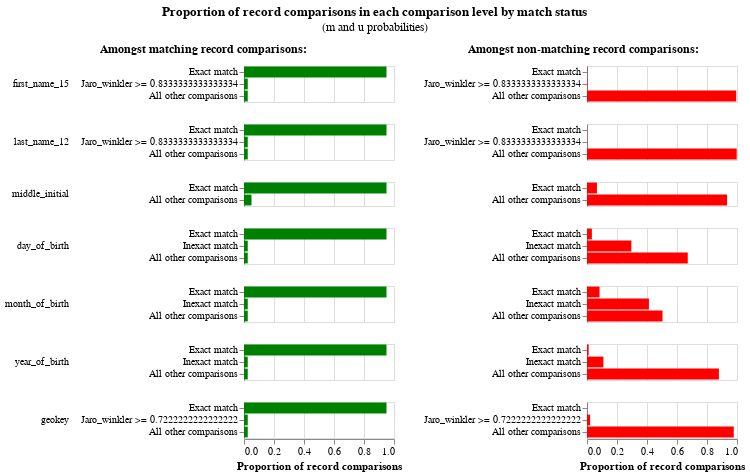

Here is the notebook cell this chart was saved with:
### Code cell
# Ignore the green bars on the left, these are the m probabilities that haven't been estimated yet
linker.m_u_parameters_chart()

### Figure 1 — Vega-Lite specification as saved in the notebook (floating-point values rounded to 4 significant figures)
{"config": {"view": {"continuousWidth": 300, "continuousHeight": 300, "discreteHeight": 300, "discreteWidth": 400}, "header": {"title": null}, "title": {"anchor": "middle", "offset": 10}}, "hconcat": [{"mark": "bar", "encoding": {"color": {"value": "green"}, "row": {"field": "comparison_name", "header": {"labelAlign": "left", "labelAnchor": "middle", "labelAngle": 0}, "sort": {"field": "comparison_sort_order"}, "type": "nominal"}, "tooltip": [{"field": "m_probability_description", "title": "m probability description", "type": "nominal"}, {"field": "comparison_name", "title": "Comparison column name", "type": "nominal"}, {"field": "label_for_charts", "title": "Label", "type": "ordinal"}, {"field": "sql_condition", "title": "SQL condition", "type": "nominal"}, {"field": "m_probability", "format": ".4p", "title": "m probability", "type": "quantitative"}, {"field": "u_probability", "format": ".4p", "title": "u probability", "type": "quantitative"}, {"field": "bayes_factor", "format": ",.4f", "title": "Bayes factor = m/u", "type": "quantitative"}, {"field": "log2_bayes_factor", "format": ",.4f", "title": "Match weight = log2(m/u)", "type": "quantitative"}], "x": {"axis": {"title": "Proportion of record comparisons"}, "field": "m_probability", "type": "quantitative"}, "y": {"axis": {"title": null}, "field": "label_for_charts", "sort": {"field": "comparison_vector_value", "order": "descending"}, "type": "nominal"}}, "height": {"step": 12}, "resolve": {"scale": {"y": "independent"}}, "title": {"text": "Amongst matching record comparisons:", "fontSize": 12, "fontWeight": "bold"}, "transform": [{"filter": "(datum.bayes_factor != 'no-op filter due to vega lite issue 4680')"}], "width": 150}, {"mark": "bar", "encoding": {"color": {"value": "red"}, "row": {"field": "comparison_name", "header": {"labels": false}, "sort": {"field": "comparison_sort_order"}, "type": "nominal"}, "tooltip": [{"field": "u_probability_description", "title": "u probability description", "type": "nominal"}, {"field": "comparison_name", "title": "Comparison column name", "type": "nominal"}, {"field": "label_for_charts", "title": "Label", "type": "ordinal"}, {"field": "sql_condition", "title": "SQL condition", "type": "nominal"}, {"field": "m_probability", "format": ".4p", "title": "m probability", "type": "quantitative"}, {"field": "u_probability", "format": ".4p", "title": "u probability", "type": "quantitative"}, {"field": "bayes_factor", "format": ",.4f", "title": "Bayes factor = m/u", "type": "quantitative"}, {"field": "log2_bayes_factor", "format": ",.4f", "title": "Match weight = log2(m/u)", "type": "quantitative"}], "x": {"axis": {"title": "Proportion of record comparisons"}, "field": "u_probability", "type": "quantitative"}, "y": {"axis": {"title": null}, "field": "label_for_charts", "sort": {"field": "comparison_vector_value", "order": "descending"}, "type": "nominal"}}, "height": {"step": 12}, "resolve": {"scale": {"y": "independent"}}, "title": {"text": "Amongst non-matching record comparisons:", "fontSize": 12, "fontWeight": "bold"}, "transform": [{"filter": "(datum.bayes_factor != 'no-op filter2 due to vega lite issue 4680')"}], "width": 150}], "data": {"name": "data-82e22d453cc0096b6dadb87dda18b45b"}, "title": {"text": "Proportion of record comparisons in each comparison level by match status", "subtitle": "(m and u probabilities)"}, "$schema": "https://vega.github.io/schema/vega-lite/v5.9.3.json", "datasets": {"data-82e22d453cc0096b6dadb87dda18b45b": [{"comparison_name": "first_name_15", "sql_condition": "`first_name_15_l` = `first_name_15_r`", "label_for_charts": "Exact match", "m_probability": 0.95, "u_probability": 0.002008, "m_probability_description": "Amongst matching record comparisons, 95.00% of records are in the exact match comparison level", "u_probability_description": "Amongst non-matching record comparisons, 0.20% of records are in the exact match comparison level", "has_tf_adjustments": false, "tf_adjustment_column": null, "tf_adjustment_weight": 1.0, "is_null_level": false, "bayes_factor": 473.2, "log2_bayes_factor": 8.886, "comparison_vector_value": 2, "max_comparison_vector_value": 2, "bayes_factor_description": "If comparison level is `exact match` then comparison is 473.15 times more likely to be a match", "probability_two_random_records_match": 1.842e-07, "comparison_sort_order": 0}, {"comparison_name": "first_name_15", "sql_condition": "jaro_winkler(`first_name_15_l`, `first_name_15_r`) >= 0.8333333333333334", "label_for_charts": "Jaro_winkler >= 0.8333333333333334", "m_probability": 0.025, "u_probability": 0.003173, "m_probability_description": "Amongst matching record comparisons, 2.50% of records are in the jaro_winkler >= 0.8333333333333334 comparison level", "u_probability_description": "Amongst non-matching record comparisons, 0.32% of records are in the jaro_winkler >= 0.8333333333333334 comparison level", "has_tf_adjustments": false, "tf_adjustment_column": null, "tf_adjustment_weight": 1.0, "is_null_level": false, "bayes_factor": 7.879, "log2_bayes_factor": 2.978, "comparison_vector_value": 1, "max_comparison_vector_value": 2, "bayes_factor_description": "If comparison level is `jaro_winkler >= 0.8333333333333334` then comparison is 7.88 times more likely to be a match", "probability_two_random_records_match": 1.842e-07, "comparison_sort_order": 0}, {"comparison_name": "first_name_15", "sql_condition": "ELSE", "label_for_charts": "All other comparisons", "m_probability": 0.025, "u_probability": 0.9948, "m_probability_description": "Amongst matching record comparisons, 2.50% of records are in the all other comparisons comparison level", "u_probability_description": "Amongst non-matching record comparisons, 99.48% of records are in the all other comparisons comparison level", "has_tf_adjustments": false, "tf_adjustment_column": null, "tf_adjustment_weight": 1.0, "is_null_level": false, "bayes_factor": 0.02513, "log2_bayes_factor": -5.314, "comparison_vector_value": 0, "max_comparison_vector_value": 2, "bayes_factor_description": "If comparison level is `all other comparisons` then comparison is  39.79 times less likely to be a match", "probability_two_random_records_match": 1.842e-07, "comparison_sort_order": 0}, {"comparison_name": "last_name_12", "sql_condition": "`last_name_12_l` = `last_name_12_r`", "label_for_charts": "Exact match", "m_probability": 0.95, "u_probability": 0.0006057, "m_probability_description": "Amongst matching record comparisons, 95.00% of records are in the exact match comparison level", "u_probability_description": "Amongst non-matching record comparisons, 0.06% of records are in the exact match comparison level", "has_tf_adjustments": false, "tf_adjustment_column": null, "tf_adjustment_weight": 1.0, "is_null_level": false, "bayes_factor": 1568.0, "log2_bayes_factor": 10.62, "comparison_vector_value": 2, "max_comparison_vector_value": 2, "bayes_factor_description": "If comparison level is `exact match` then comparison is 1,568.37 times more likely to be a match", "probability_two_random_records_match": 1.842e-07, "comparison_sort_order": 1}, {"comparison_name": "last_name_12", "sql_condition": "jaro_winkler(`last_name_12_l`, `last_name_12_r`) >= 0.8333333333333334", "label_for_charts": "Jaro_winkler >= 0.8333333333333334", "m_probability": 0.025, "u_probability": 0.001286, "m_probability_description": "Amongst matching record comparisons, 2.50% of records are in the jaro_winkler >= 0.8333333333333334 comparison level", "u_probability_description": "Amongst non-matching record comparisons, 0.13% of records are in the jaro_winkler >= 0.8333333333333334 comparison level", "has_tf_adjustments": false, "tf_adjustment_column": null, "tf_adjustment_weight": 1.0, "is_null_level": false, "bayes_factor": 19.44, "log2_bayes_factor": 4.281, "comparison_vector_value": 1, "max_comparison_vector_value": 2, "bayes_factor_description": "If comparison level is `jaro_winkler >= 0.8333333333333334` then comparison is 19.44 times more likely to be a match", "probability_two_random_records_match": 1.842e-07, "comparison_sort_order": 1}, {"comparison_name": "last_name_12", "sql_condition": "ELSE", "label_for_charts": "All other comparisons", "m_probability": 0.025, "u_probability": 0.9981, "m_probability_description": "Amongst matching record comparisons, 2.50% of records are in the all other comparisons comparison level", "u_probability_description": "Amongst non-matching record comparisons, 99.81% of records are in the all other comparisons comparison level", "has_tf_adjustments": false, "tf_adjustment_column": null, "tf_adjustment_weight": 1.0, "is_null_level": false, "bayes_factor": 0.02505, "log2_bayes_factor": -5.319, "comparison_vector_value": 0, "max_comparison_vector_value": 2, "bayes_factor_description": "If comparison level is `all other comparisons` then comparison is  39.92 times less likely to be a match", "probability_two_random_records_match": 1.842e-07, "comparison_sort_order": 1}, {"comparison_name": "middle_initial", "sql_condition": "`middle_initial_l` = `middle_initial_r`", "label_for_charts": "Exact match", "m_probability": 0.95, "u_probability": 0.06626, "m_probability_description": "Amongst matching record comparisons, 95.00% of records are in the exact match comparison level", "u_probability_description": "Amongst non-matching record comparisons, 6.63% of records are in the exact match comparison level", "has_tf_adjustments": false, "tf_adjustment_column": null, "tf_adjustment_weight": 1.0, "is_null_level": false, "bayes_factor": 14.34, "log2_bayes_factor": 3.842, "comparison_vector_value": 1, "max_comparison_vector_value": 1, "bayes_factor_description": "If comparison level is `exact match` then comparison is 14.34 times more likely to be a match", "probability_two_random_records_match": 1.842e-07, "comparison_sort_order": 2}, {"comparison_name": "middle_initial", "sql_condition": "ELSE", "label_for_charts": "All other comparisons", "m_probability": 0.05, "u_probability": 0.9337, "m_probability_description": "Amongst matching record comparisons, 5.00% of records are in the all other comparisons comparison level", "u_probability_description": "Amongst non-matching record comparisons, 93.37% of records are in the all other comparisons comparison level", "has_tf_adjustments": false, "tf_adjustment_column": null, "tf_adjustment_weight": 1.0, "is_null_level": false, "bayes_factor": 0.05355, "log2_bayes_factor": -4.223, "comparison_vector_value": 0, "max_comparison_vector_value": 1, "bayes_factor_description": "If comparison level is `all other comparisons` then comparison is  18.67 times less likely to be a match", "probability_two_random_records_match": 1.842e-07, "comparison_sort_order": 2}, {"comparison_name": "day_of_birth", "sql_condition": "`day_of_birth_l` = `day_of_birth_r`", "label_for_charts": "Exact match", "m_probability": 0.95, "u_probability": 0.03253, "m_probability_description": "Amongst matching record comparisons, 95.00% of records are in the exact match comparison level", "u_probability_description": "Amongst non-matching record comparisons, 3.25% of records are in the exact match comparison level", "has_tf_adjustments": false, "tf_adjustment_column": null, "tf_adjustment_weight": 1.0, "is_null_level": false, "bayes_factor": 29.2, "log2_bayes_factor": 4.868, "comparison_vector_value": 2, "max_comparison_vector_value": 2, "bayes_factor_description": "If comparison level is `exact match` then comparison is 29.20 times more likely to be a match", "probability_two_random_records_match": 1.842e-07, "comparison_sort_order": 3}, {"comparison_name": "day_of_birth", "sql_condition": "abs(day_of_birth_l - day_of_birth_r) <= 5", "label_for_charts": "Inexact match", "m_probability": 0.025, "u_probability": 0.2957, "m_probability_description": "Amongst matching record comparisons, 2.50% of records are in the inexact match comparison level", "u_probability_description": "Amongst non-matching record comparisons, 29.57% of records are in the inexact match comparison level", "has_tf_adjustments": false, "tf_adjustment_column": null, "tf_adjustment_weight": 1.0, "is_null_level": false, "bayes_factor": 0.08453, "log2_bayes_factor": -3.564, "comparison_vector_value": 1, "max_comparison_vector_value": 2, "bayes_factor_description": "If comparison level is `inexact match` then comparison is  11.83 times less likely to be a match", "probability_two_random_records_match": 1.842e-07, "comparison_sort_order": 3}, {"comparison_name": "day_of_birth", "sql_condition": "ELSE", "label_for_charts": "All other comparisons", "m_probability": 0.025, "u_probability": 0.6717, "m_probability_description": "Amongst matching record comparisons, 2.50% of records are in the all other comparisons comparison level", "u_probability_description": "Amongst non-matching record comparisons, 67.17% of records are in the all other comparisons comparison level", "has_tf_adjustments": false, "tf_adjustment_column": null, "tf_adjustment_weight": 1.0, "is_null_level": false, "bayes_factor": 0.03722, "log2_bayes_factor": -4.748, "comparison_vector_value": 0, "max_comparison_vector_value": 2, "bayes_factor_description": "If comparison level is `all other comparisons` then comparison is  26.87 times less likely to be a match", "probability_two_random_records_match": 1.842e-07, "comparison_sort_order": 3}, {"comparison_name": "month_of_birth", "sql_condition": "`month_of_birth_l` = `month_of_birth_r`", "label_for_charts": "Exact match", "m_probability": 0.95, "u_probability": 0.0835, "m_probability_description": "Amongst matching record comparisons, 95.00% of records are in the exact match comparison level", "u_probability_description": "Amongst non-matching record comparisons, 8.35% of records are in the exact match comparison level", "has_tf_adjustments": false, "tf_adjustment_column": null, "tf_adjustment_weight": 1.0, "is_null_level": false, "bayes_factor": 11.38, "log2_bayes_factor": 3.508, "comparison_vector_value": 2, "max_comparison_vector_value": 2, "bayes_factor_description": "If comparison level is `exact match` then comparison is 11.38 times more likely to be a match", "probability_two_random_records_match": 1.842e-07, "comparison_sort_order": 4}, {"comparison_name": "month_of_birth", "sql_condition": "abs(month_of_birth_l - month_of_birth_r) <= 3", "label_for_charts": "Inexact match", "m_probability": 0.025, "u_probability": 0.413, "m_probability_description": "Amongst matching record comparisons, 2.50% of records are in the inexact match comparison level", "u_probability_description": "Amongst non-matching record comparisons, 41.30% of records are in the inexact match comparison level", "has_tf_adjustments": false, "tf_adjustment_column": null, "tf_adjustment_weight": 1.0, "is_null_level": false, "bayes_factor": 0.06054, "log2_bayes_factor": -4.046, "comparison_vector_value": 1, "max_comparison_vector_value": 2, "bayes_factor_description": "If comparison level is `inexact match` then comparison is  16.52 times less likely to be a match", "probability_two_random_records_match": 1.842e-07, "comparison_sort_order": 4}, {"comparison_name": "month_of_birth", "sql_condition": "ELSE", "label_for_charts": "All other comparisons", "m_probability": 0.025, "u_probability": 0.5035, "m_probability_description": "Amongst matching record comparisons, 2.50% of records are in the all other comparisons comparison level", "u_probability_description": "Amongst non-matching record comparisons, 50.35% of records are in the all other comparisons comparison level", "has_tf_adjustments": false, "tf_adjustment_column": null, "tf_adjustment_weight": 1.0, "is_null_level": false, "bayes_factor": 0.04965, "log2_bayes_factor": -4.332, "comparison_vector_value": 0, "max_comparison_vector_value": 2, "bayes_factor_description": "If comparison level is `all other comparisons` then comparison is  20.14 times less likely to be a match", "probability_two_random_records_match": 1.842e-07, "comparison_sort_order": 4}, {"comparison_name": "year_of_birth", "sql_condition": "`year_of_birth_l` = `year_of_birth_r`", "label_for_charts": "Exact match", "m_probability": 0.95, "u_probability": 0.01108, "m_probability_description": "Amongst matching record comparisons, 95.00% of records are in the exact match comparison level", "u_probability_description": "Amongst non-matching record comparisons, 1.11% of records are in the exact match comparison level", "has_tf_adjustments": false, "tf_adjustment_column": null, "tf_adjustment_weight": 1.0, "is_null_level": false, "bayes_factor": 85.71, "log2_bayes_factor": 6.421, "comparison_vector_value": 2, "max_comparison_vector_value": 2, "bayes_factor_description": "If comparison level is `exact match` then comparison is 85.71 times more likely to be a match", "probability_two_random_records_match": 1.842e-07, "comparison_sort_order": 5}, {"comparison_name": "year_of_birth", "sql_condition": "abs(year_of_birth_l - year_of_birth_r) <= 5", "label_for_charts": "Inexact match", "m_probability": 0.025, "u_probability": 0.1094, "m_probability_description": "Amongst matching record comparisons, 2.50% of records are in the inexact match comparison level", "u_probability_description": "Amongst non-matching record comparisons, 10.94% of records are in the inexact match comparison level", "has_tf_adjustments": false, "tf_adjustment_column": null, "tf_adjustment_weight": 1.0, "is_null_level": false, "bayes_factor": 0.2286, "log2_bayes_factor": -2.129, "comparison_vector_value": 1, "max_comparison_vector_value": 2, "bayes_factor_description": "If comparison level is `inexact match` then comparison is  4.37 times less likely to be a match", "probability_two_random_records_match": 1.842e-07, "comparison_sort_order": 5}, {"comparison_name": "year_of_birth", "sql_condition": "ELSE", "label_for_charts": "All other comparisons", "m_probability": 0.025, "u_probability": 0.8795, "m_probability_description": "Amongst matching record comparisons, 2.50% of records are in the all other comparisons comparison level", "u_probability_description": "Amongst non-matching record comparisons, 87.95% of records are in the all other comparisons comparison level", "has_tf_adjustments": false, "tf_adjustment_column": null, "tf_adjustment_weight": 1.0, "is_null_level": false, "bayes_factor": 0.02842, "log2_bayes_factor": -5.137, "comparison_vector_value": 0, "max_comparison_vector_value": 2, "bayes_factor_description": "If comparison level is `all other comparisons` then comparison is  35.18 times less likely to be a match", "probability_two_random_records_match": 1.842e-07, "comparison_sort_order": 5}, {"comparison_name": "geokey", "sql_condition": "`geokey_l` = `geokey_r`", "label_for_charts": "Exact match", "m_probability": 0.95, "u_probability": 0.0008193, "m_probability_description": "Amongst matching record comparisons, 95.00% of records are in the exact match comparison level", "u_probability_description": "Amongst non-matching record comparisons, 0.08% of records are in the exact match comparison level", "has_tf_adjustments": false, "tf_adjustment_column": null, "tf_adjustment_weight": 1.0, "is_null_level": false, "bayes_factor": 1160.0, "log2_bayes_factor": 10.18, "comparison_vector_value": 2, "max_comparison_vector_value": 2, "bayes_factor_description": "If comparison level is `exact match` then comparison is 1,159.55 times more likely to be a match", "probability_two_random_records_match": 1.842e-07, "comparison_sort_order": 6}, {"comparison_name": "geokey", "sql_condition": "jaro_winkler(`geokey_l`, `geokey_r`) >= 0.7222222222222222", "label_for_charts": "Jaro_winkler >= 0.7222222222222222", "m_probability": 0.025, "u_probability": 0.02082, "m_probability_description": "Amongst matching record comparisons, 2.50% of records are in the jaro_winkler >= 0.7222222222222222 comparison level", "u_probability_description": "Amongst non-matching record comparisons, 2.08% of records are in the jaro_winkler >= 0.7222222222222222 comparison level", "has_tf_adjustments": false, "tf_adjustment_column": null, "tf_adjustment_weight": 1.0, "is_null_level": false, "bayes_factor": 1.201, "log2_bayes_factor": 0.2638, "comparison_vector_value": 1, "max_comparison_vector_value": 2, "bayes_factor_description": "If comparison level is `jaro_winkler >= 0.7222222222222222` then comparison is 1.20 times more likely to be a match", "probability_two_random_records_match": 1.842e-07, "comparison_sort_order": 6}, {"comparison_name": "geokey", "sql_condition": "ELSE", "label_for_charts": "All other comparisons", "m_probability": 0.025, "u_probability": 0.9784, "m_probability_description": "Amongst matching record comparisons, 2.50% of records are in the all other comparisons comparison level", "u_probability_description": "Amongst non-matching record comparisons, 97.84% of records are in the all other comparisons comparison level", "has_tf_adjustments": false, "tf_adjustment_column": null, "tf_adjustment_weight": 1.0, "is_null_level": false, "bayes_factor": 0.02555, "log2_bayes_factor": -5.29, "comparison_vector_value": 0, "max_comparison_vector_value": 2, "bayes_factor_description": "If comparison level is `all other comparisons` then comparison is  39.13 times less likely to be a match", "probability_two_random_records_match": 1.842e-07, "comparison_sort_order": 6}]}}
